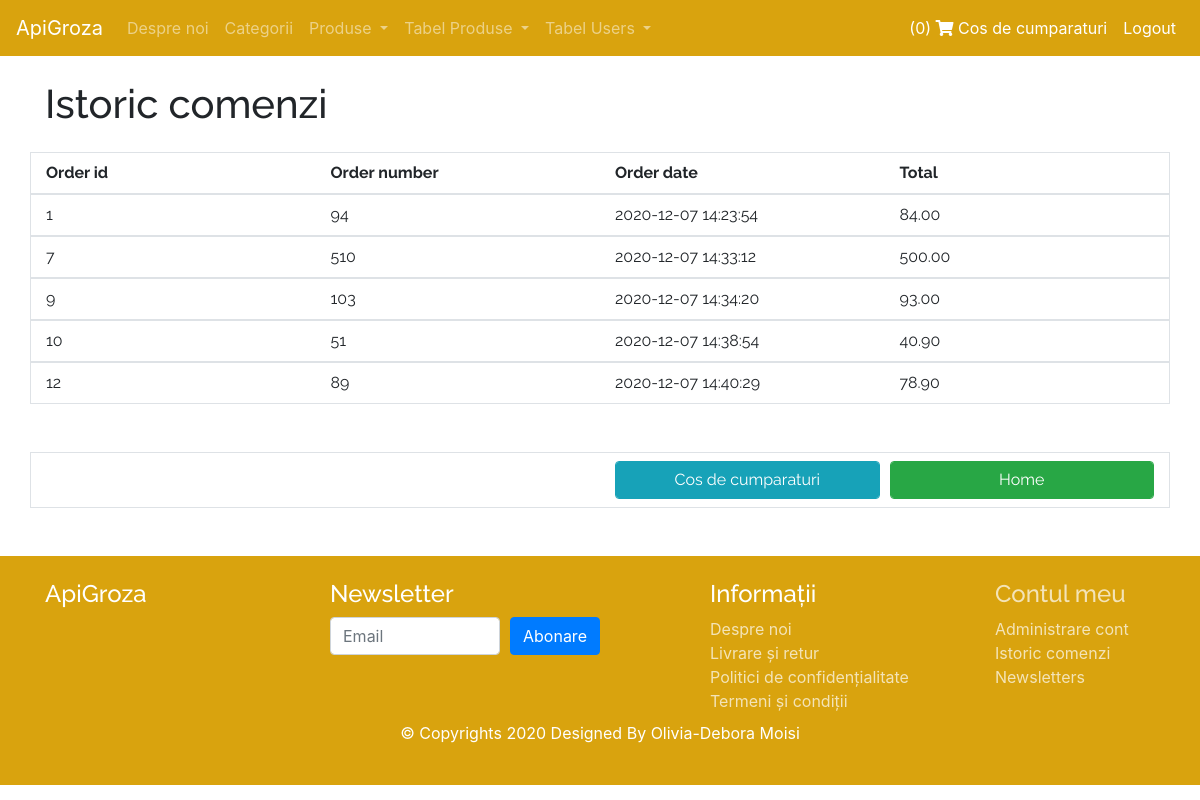
Screenshot of /orders_history.php (signed in) with the database file from the repository.
### tables this page shows
CREATE TABLE IF NOT EXISTS `orders_history` (
  `order_id` int(11) NOT NULL AUTO_INCREMENT,
  `user_id` int(11) NOT NULL,
  `order_nr` int(11) NOT NULL,
  `order_date` datetime NOT NULL DEFAULT CURRENT_TIMESTAMP,
  `shipping_date` datetime DEFAULT CURRENT_TIMESTAMP,
  `total` double(6,2) NOT NULL,
  PRIMARY KEY (`order_id`),
  UNIQUE KEY `order_id` (`order_id`),
  UNIQUE KEY `order_nr_unique` (`order_nr`)
);

### functions.php (called while the page is built, shortened)
<?php
	require('database/class.orders.php');
	$orders = new Orders();
?>

### database/class.orders.php (called while the page is built, shortened)
<?php
	class Orders {
		public $db = null;
		function __construct() {
			$this->db = new mysqli('localhost', 'root', '', 'proiect');
		}
		public function getOrdersForUser($user_id) {
			$sql = "SELECT * FROM orders_history WHERE user_id = $user_id";
			$result = $this->db->query($sql);
			if($result) {
				return $result;
			}
			return false;
		}
	}
?>

### partial/_orders_history.php (the view, shortened to what this page needs)
<?php
	if (isset($_SESSION['id'])) {
		$user_id = $_SESSION['id'];
		$result = $orders->getOrdersForUser($user_id);
	} else {
		header('Location: login.php');
		exit;
	}
?>
<div class="container font-raleway">
	<h1 class="my-4">Istoric comenzi</h1>
	<div class="row bold border py-2">
		<div class="col-sm-3">
				Order id
		</div>
		<div class="col-sm-3">
				Order number
		</div>
		<div class="col-sm-3">
				Order date
		</div>
		<div class="col-sm-3">
				Total
		</div>
	</div>
	<?php while ($row = $result->fetch_assoc()): ?>
	<div class="row border py-2">
		<div class="col-sm-3">
				<?=$row['order_id']?>
		</div>
		<div class="col-sm-3">
				<?=$row['order_nr']?>
		</div>
		<div class="col-sm-3">
				<?=$row['order_date']?>
		</div>
		<div class="col-sm-3">
				<?= $row['total']?>
		</div>
	</div>
	<?php endwhile; ?>
	<div class="row border py-2 my-5">
		<div class="col-sm-6"></div>
		<div class="col-sm-6">
			<div class="form-row">
				<div class="col-sm-6">
					<a href="./cart.php" class="btn btn-info form-control">
					Cos de cumparaturi
					</a>
				</div>
				<div class="col-sm-6">
					<a href="./index.php" class="btn btn-success form-control">
					Home
					</a>
				</div>
			</div>
		</div>
	</div>
	</div>

### style.css (style rules this page uses)
.font-raleway { font-family: "Raleway", cursive; }
.bold { font-weight: bold; }

### rows the page displays
orders_history: order_id "1", order_nr "94", order_date "2020-12-07 14:23:54", total "84.00"
orders_history: order_id "7", order_nr "510", order_date "2020-12-07 14:33:12", total "500.00"
orders_history: order_id "9", order_nr "103", order_date "2020-12-07 14:34:20", total "93.00"
orders_history: order_id "10", order_nr "51", order_date "2020-12-07 14:38:54", total "40.90"
orders_history: order_id "12", order_nr "89", order_date "2020-12-07 14:40:29", total "78.90"

### other values shown
$nr_items "0"
